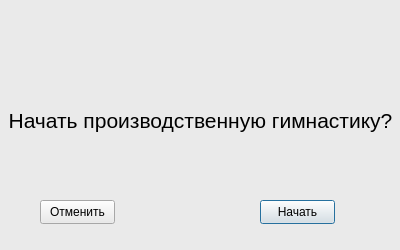
<?xml version="1.0" encoding="UTF-8"?>
<ui version="4.0">
 <class>start_dialog</class>
 <widget class="QDialog" name="start_dialog">
  <property name="windowModality">
   <enum>Qt::NonModal</enum>
  </property>
  <property name="geometry">
   <rect>
    <x>0</x>
    <y>0</y>
    <width>400</width>
    <height>250</height>
   </rect>
  </property>
  <property name="sizePolicy">
   <sizepolicy hsizetype="Fixed" vsizetype="Fixed">
    <horstretch>0</horstretch>
    <verstretch>0</verstretch>
   </sizepolicy>
  </property>
  <property name="minimumSize">
   <size>
    <width>400</width>
    <height>250</height>
   </size>
  </property>
  <property name="maximumSize">
   <size>
    <width>400</width>
    <height>251</height>
   </size>
  </property>
  <property name="font">
   <font>
    <kerning>true</kerning>
   </font>
  </property>
  <property name="windowTitle">
   <string>Dialog</string>
  </property>
  <property name="styleSheet">
   <string notr="true">background-color: rgb(234, 234, 234)</string>
  </property>
  <widget class="QPushButton" name="start_button">
   <property name="geometry">
    <rect>
     <x>260</x>
     <y>200</y>
     <width>75</width>
     <height>24</height>
    </rect>
   </property>
   <property name="text">
    <string>Начать</string>
   </property>
  </widget>
  <widget class="QPushButton" name="cancel_button">
   <property name="geometry">
    <rect>
     <x>40</x>
     <y>200</y>
     <width>75</width>
     <height>24</height>
    </rect>
   </property>
   <property name="text">
    <string>Отменить</string>
   </property>
  </widget>
  <widget class="QLabel" name="label">
   <property name="geometry">
    <rect>
     <x>0</x>
     <y>100</y>
     <width>401</width>
     <height>41</height>
    </rect>
   </property>
   <property name="font">
    <font>
     <pointsize>16</pointsize>
     <kerning>true</kerning>
    </font>
   </property>
   <property name="text">
    <string>Начать производственную гимнастику?</string>
   </property>
   <property name="alignment">
    <set>Qt::AlignCenter</set>
   </property>
  </widget>
  <widget class="QLabel" name="logo">
   <property name="geometry">
    <rect>
     <x>0</x>
     <y>0</y>
     <width>161</width>
     <height>61</height>
    </rect>
   </property>
   <property name="text">
    <string/>
   </property>
   <property name="pixmap">
    <pixmap>../assets/rg_logo.png</pixmap>
   </property>
   <property name="scaledContents">
    <bool>true</bool>
   </property>
   <property name="alignment">
    <set>Qt::AlignLeading|Qt::AlignLeft|Qt::AlignTop</set>
   </property>
  </widget>
 </widget>
 <resources/>
 <connections/>
</ui>
